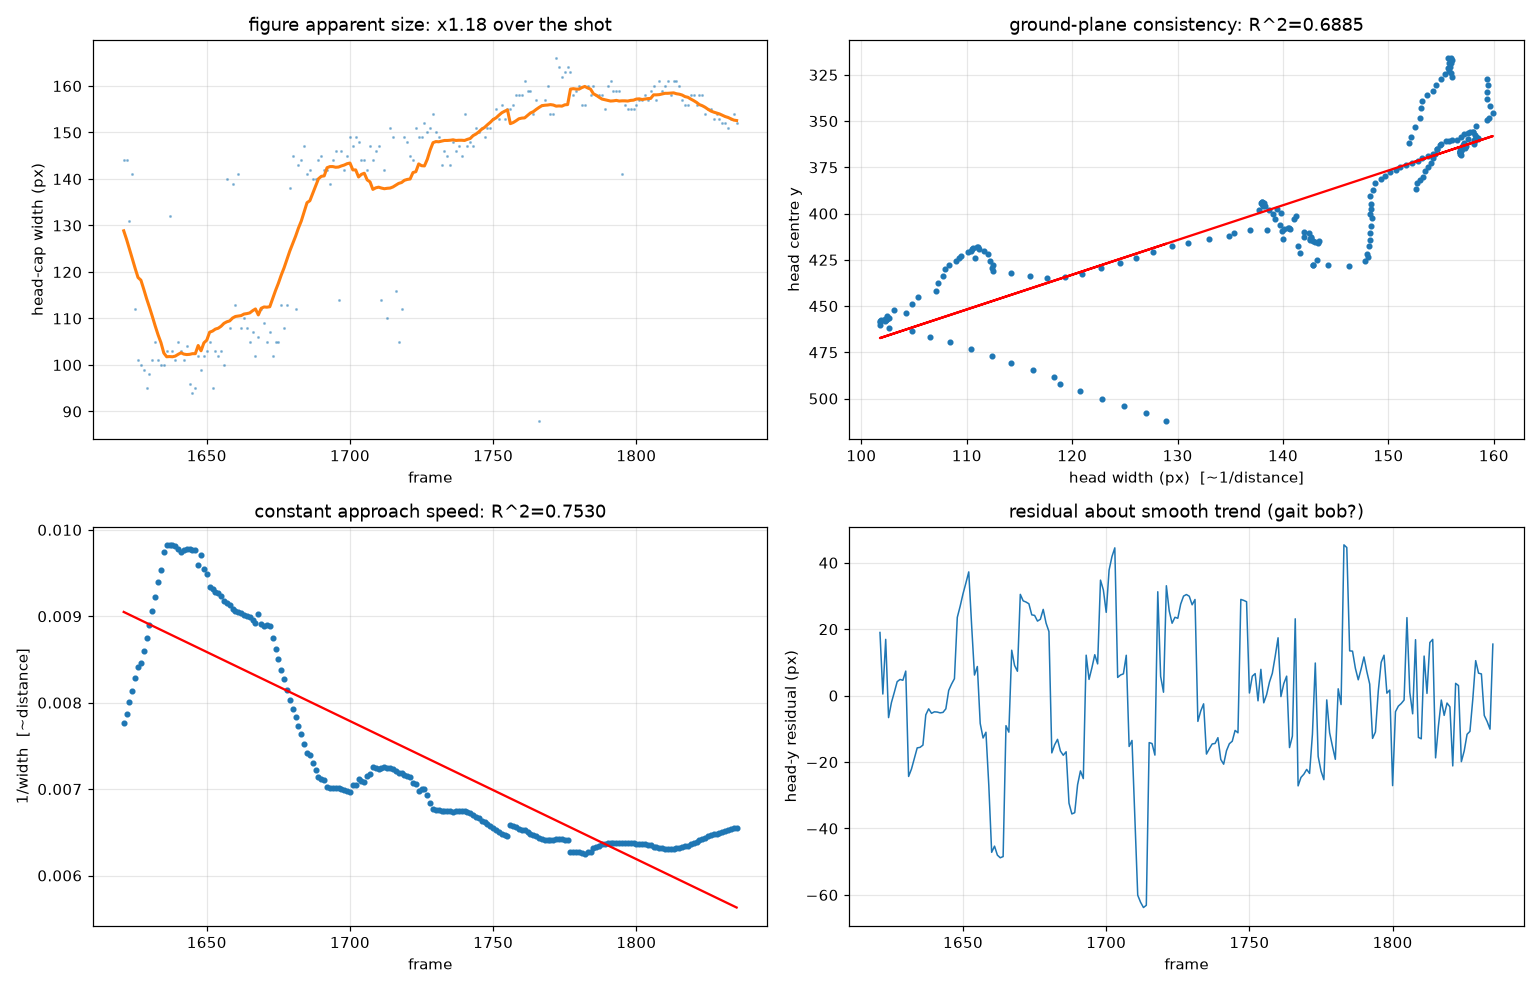

Write the Python code that produced this figure.
import numpy as np
import matplotlib; matplotlib.use('Agg'); import matplotlib.pyplot as plt
R=np.load('walk_head_bbox.npy')   # f, x, y, w, h
f=R[:,0]; w=R[:,3]; cx=R[:,1]+R[:,3]/2; cy=R[:,2]+R[:,4]/2
def sm(a,k=21):
    ker=np.ones(k)/k; return np.convolve(np.pad(a,(k//2,k//2),mode='edge'),ker,mode='valid')
ws=sm(w); cys=sm(cy); cxs=sm(cx)
# 1) is head-cap width monotone-ish? robustness
print('head width: start %.1f end %.1f ratio %.3f; fraction of frames where smoothed w decreases: %.2f'%(
    ws[0],ws[-1],ws[-1]/ws[0],(np.diff(ws)<0).mean()))
# 2) ground-plane test: y_head should be LINEAR in w (both ~ 1/distance)
A=np.polyfit(ws,cys,1); pred=np.polyval(A,ws)
ss=1-((cys-pred)**2).sum()/((cys-cys.mean())**2).sum()
print('\nGROUND-PLANE TEST  y_head = a + b*w  ->  b=%.3f  a=%.1f  R^2=%.4f  residual rms %.2f px'%(A[0],A[1],ss,np.std(cys-pred)))
print('  implied horizon row (w->0): y=%.1f'%A[1])
# control: quadratic gains?
A2=np.polyfit(ws,cys,2); ss2=1-((cys-np.polyval(A2,ws))**2).sum()/((cys-cys.mean())**2).sum()
print('  quadratic R^2=%.4f (gain %.4f) -> linear model adequate' % (ss2, ss2-ss))
# 3) constant-speed test: 1/w should be LINEAR in time
inv=1/ws
B=np.polyfit(f,inv,1); ssv=1-((inv-np.polyval(B,f))**2).sum()/((inv-inv.mean())**2).sum()
print('\nCONSTANT-SPEED TEST  1/w = c - v*t  ->  R^2=%.4f'%ssv)
B2=np.polyfit(f,inv,2); ssv2=1-((inv-np.polyval(B2,f))**2).sum()/((inv-inv.mean())**2).sum()
print('  quadratic R^2=%.4f (gain %.4f)'%(ssv2,ssv2-ssv))
# 4) lateral: cx vs w  (walking on a straight line offset from optical axis -> also linear in w)
C=np.polyfit(ws,cxs,1); ssc=1-((cxs-np.polyval(C,ws))**2).sum()/((cxs-cxs.mean())**2).sum()
print('\nLATERAL TEST  x_head = a + b*w  -> R^2=%.4f  residual rms %.2f px'%(ssc,np.std(cxs-np.polyval(C,ws))))
# 5) gait: residual of head height about the smooth trend -> bobbing?
res=cy-cys
from scipy import signal as sg
fr,P=sg.welch(res,fs=30000/1001,nperseg=128)
i=np.argmax(P[1:])+1
print('\nGAIT/BOB TEST: residual head-y sd %.2f px; strongest periodicity %.2f Hz (period %.1f frames), power ratio to median %.1f'%(
    res.std(),fr[i],(30000/1001)/fr[i],P[i]/np.median(P[1:])))
plt.figure(figsize=(14,9))
plt.subplot(2,2,1); plt.plot(f,w,'.',ms=2,alpha=.4); plt.plot(f,ws,lw=2); plt.xlabel('frame'); plt.ylabel('head-cap width (px)'); plt.title('figure apparent size: x%.2f over the shot'%(ws[-1]/ws[0])); plt.grid(alpha=.3)
plt.subplot(2,2,2); plt.plot(ws,cys,'.'); plt.plot(ws,pred,'r'); plt.xlabel('head width (px)  [~1/distance]'); plt.ylabel('head centre y'); plt.gca().invert_yaxis()
plt.title('ground-plane consistency: R^2=%.4f'%ss); plt.grid(alpha=.3)
plt.subplot(2,2,3); plt.plot(f,inv,'.'); plt.plot(f,np.polyval(B,f),'r'); plt.xlabel('frame'); plt.ylabel('1/width  [~distance]'); plt.title('constant approach speed: R^2=%.4f'%ssv); plt.grid(alpha=.3)
plt.subplot(2,2,4); plt.plot(f,res,lw=1); plt.xlabel('frame'); plt.ylabel('head-y residual (px)'); plt.title('residual about smooth trend (gait bob?)'); plt.grid(alpha=.3)
plt.tight_layout(); plt.savefig('walk_physics.png',dpi=110); plt.close()
